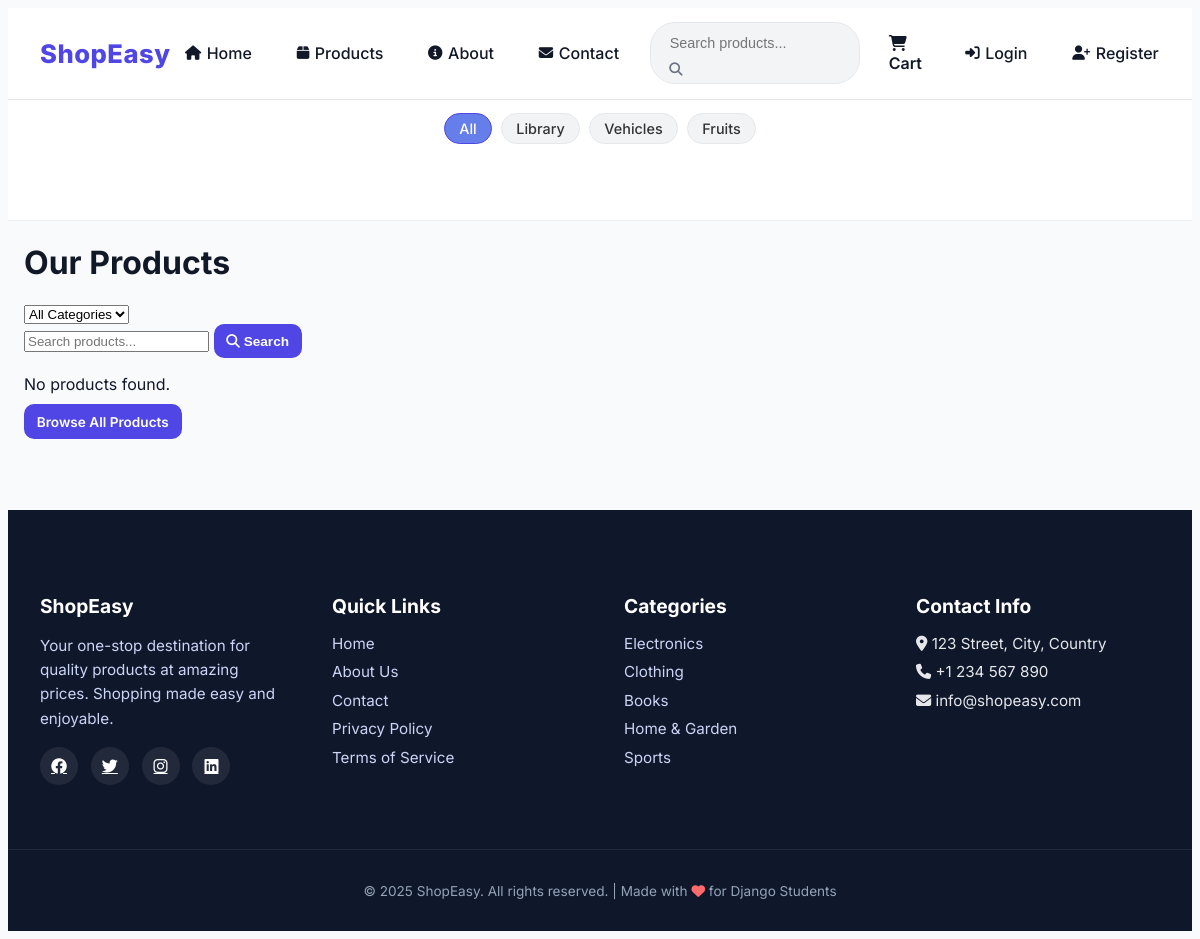
The app's page /category/4/ with its own data.
### myApp/models.py (models this page shows, shortened)
class Category(models.Model):
    name = models.CharField(max_length=100)
    description = models.TextField(blank=True, null=True)
    class Meta:
        verbose_name_plural = "Categories"

### myApp/views.py (the view)
# urls.py: path('category/<int:category_id>/', views.category_view, name='category'),
def category_view(request, category_id):
    category = get_object_or_404(Category, id=category_id)
    products = category.products.all()
    categories = Category.objects.all()
    return render(request, 'category.html', {
        'category': category,
        'products': products,
        'categories': categories
    })

### myApp/templates/category.html (shortened to what this page needs)
{% extends 'base.html' %}
{% load static %}
{% block content %}
<div class="container">
    <div class="products-header">
        <h1>Our Products</h1>
        <div class="filter-options">
            <form class="filter-form">
                <select name="category" onchange="this.form.submit()">
                    <option value="">All Categories</option>
                </select>
            </form>
        </div>
    </div>
    <div class="search-container">
        <form method="get" action="{% url 'products' %}" class="search-form">
            <input type="text" name="search" placeholder="Search products..." value="{{ search_query }}">
            <button type="submit" class="btn btn-primary">
                <i class="fas fa-search"></i> Search
            </button>
        </form>
    </div>
    <div class="products-grid">
        {% for product in products %}
        <div class="product-card">
            {% if product.image %}
            <img src="{{ product.image.url }}" alt="{{ product.name }}">
            {% else %}
            <div class="product-image-placeholder">
                <i class="fas fa-image"></i>
            </div>
            {% endif %}
            <h3>{{ product.name }}</h3>
            <p class="category">{{ product.category.name }}</p>
            <p class="price">${{ product.price }}</p>
            <div class="product-actions">
                <a href="{% url 'product_detail' product.id %}" class="btn btn-sm">View Details</a>
                {% if user.is_authenticated %}
                <a href="{% url 'add_to_cart' product.id %}" class="btn btn-sm btn-primary">Add to Cart</a>
                {% endif %}
            </div>
        </div>
        {% empty %}
        <div class="no-products">
            <p>No products found.</p>
            <a href="{% url 'products' %}" class="btn btn-primary">Browse All Products</a>
        </div>
        {% endfor %}
    </div>
</div>
{% endblock %}

### myApp/templates/base.html (shortened to what this page needs)
<!DOCTYPE html>
<html lang="en">
<head>
    {% load static %}
    <link rel="stylesheet" href="https://cdnjs.cloudflare.com/ajax/libs/font-awesome/6.4.0/css/all.min.css">
    <link rel="stylesheet" href="{% static 'css/style.css' %}">
</head>
<body>
    <nav class="navbar">
        <a href="{% url 'home' %}" class="logo">ShopEasy</a>
        <div class="nav-links">
            <a href="{% url 'home' %}" class="nav-link {% if request.path == '/' %}active{% endif %}">
                <i class="fas fa-home"></i> Home
            </a>
            <a href="{% url 'home' %}#products" class="nav-link">
    <i class="fas fa-box"></i> Products
</a>
            <a href="{% url 'about' %}" class="nav-link {% if request.path == '/about/' %}active{% endif %}">
                <i class="fas fa-info-circle"></i> About
            </a>
            <a href="{% url 'contact' %}" class="nav-link {% if request.path == '/contact/' %}active{% endif %}">
                <i class="fas fa-envelope"></i> Contact
            </a>
            <div class="search-box">
                <form action="{% url 'search_products' %}" method="get">
                    <input type="text" name="q" id="searchInput" placeholder="Search products...">
                    <button type="submit" class="search-btn"><i class="fas fa-search"></i></button>
                </form>
            </div>
            <a href="{% url 'cart' %}" class="cart-icon">
                <i class="fas fa-shopping-cart"></i> Cart
            </a>
            {% if user.is_authenticated %}
                <span class="user-greeting">
                    <i class="fas fa-user"></i> Hi, {{ user.username }}
                </span>
                <a href="{% url 'profile' %}" class="nav-link">
                    <i class="fas fa-user-circle"></i> Profile
                </a>
                <a href="{% url 'logout' %}" class="nav-link">
                    <i class="fas fa-sign-out-alt"></i> Logout
                </a>
            {% else %}
                <a href="{% url 'login' %}" class="nav-link">
                    <i class="fas fa-sign-in-alt"></i> Login
                </a>
                <a href="{% url 'register' %}" class="nav-link">
                    <i class="fas fa-user-plus"></i> Register
                </a>
            {% endif %}
        </div>
    </nav>
    {% if categories %}
<section class="top-categories">
    <div class="container">
        <div class="categories">
            <a href="{% url 'home' %}" class="category-tag active" data-category="all">
                All
            </a>
            {% for category in categories %}
                <a href="{% url 'category' category.id %}"
                   class="category-tag">
                    {{ category.name }}
                </a>
            {% endfor %}
        </div>
    </div>
</section>
{% endif %}
    <main>
        {% block content %}{% endblock %}
    </main>
    <footer>
        <div class="footer-content">
            <div class="footer-section">
                <h3>ShopEasy</h3>
                <p>Your one-stop destination for quality products at amazing prices. Shopping made easy and enjoyable.</p>
                <div class="social-icons">
                    <a href="#"><i class="fab fa-facebook"></i></a>
                    <a href="#"><i class="fab fa-twitter"></i></a>
                    <a href="#"><i class="fab fa-instagram"></i></a>
                    <a href="#"><i class="fab fa-linkedin"></i></a>
                </div>
            </div>
            <div class="footer-section">
                <h3>Quick Links</h3>
                <ul class="footer-links">
                    <li><a href="{% url 'home' %}">Home</a></li>
                    <li><a href="{% url 'about' %}">About Us</a></li>
                    <li><a href="{% url 'contact' %}">Contact</a></li>
                    <li><a href="#">Privacy Policy</a></li>
                    <li><a href="#">Terms of Service</a></li>
                </ul>
            </div>
            <div class="footer-section">
                <h3>Categories</h3>
                <ul class="footer-links">
                    <li><a href="#">Electronics</a></li>
                    <li><a href="#">Clothing</a></li>
                    <li><a href="#">Books</a></li>
                    <li><a href="#">Home & Garden</a></li>
                    <li><a href="#">Sports</a></li>
                </ul>
            </div>
            <div class="footer-section">
                <h3>Contact Info</h3>
                <ul class="footer-links">
                    <li><i class="fas fa-map-marker-alt"></i> 123 Street, City, Country</li>
                    <li><i class="fas fa-phone"></i> +1 234 567 890</li>
                    <li><i class="fas fa-envelope"></i> info@shopeasy.com</li>
                </ul>
            </div>
        </div>
        <div class="footer-bottom">
            <p>&copy; 2025 ShopEasy. All rights reserved. | Made with <i class="fas fa-heart" style="color: #ff6b6b;"></i> for Django Students</p>
        </div>
    </footer>
</body>
</html>

### myApp/static/css/style.css (style rules this page uses)
:root { --primary: #4f46e5; --secondary: #06b6d4; --dark: #111827; --gray: #6b7280; --light: #f9fafb; --shadow: 0 10px 25px rgba(0, 0, 0, 0.08); --transition: all 0.3s ease; }
body { background: var(--light); font-family: "Inter", system-ui, sans-serif; color: var(--dark); }
.container { max-width: 1200px; margin: auto; padding: 0 1rem; }
.categories { display: flex; flex-wrap: wrap; justify-content: center; gap: 0.8rem; margin-bottom: 4rem; }
.category-tag { padding: 0.6rem 1.4rem; border-radius: 25px; background: white; color: var(--gray); border: 1px solid #e5e7eb; text-decoration: none; font-weight: 500; transition: var(--transition); }
.category-tag:hover, .category-tag.active { background: var(--primary); color: white; border-color: var(--primary); }
.btn { flex: 1; padding: 0.6rem 0.8rem; border-radius: 10px; font-size: 0.85rem; font-weight: 600; text-align: center; text-decoration: none; transition: var(--transition); border: none; cursor: pointer; }
.btn-primary { background: var(--primary); color: white; }
.navbar { position: sticky; top: 0; z-index: 1000; background: rgba(255, 255, 255, 0.95); backdrop-filter: blur(12px); border-bottom: 1px solid #e5e7eb; display: flex; align-items: center; justify-content: space-between; padding: 0.9rem 2rem; }
.logo { font-size: 1.6rem; font-weight: 800; color: var(--primary); text-decoration: none; letter-spacing: 0.5px; }
.nav-links { display: flex; align-items: center; gap: 1rem; }
.nav-link { display: flex; align-items: center; gap: 0.35rem; padding: 0.5rem 0.9rem; border-radius: 10px; color: var(--dark); font-weight: 500; text-decoration: none; transition: var(--transition); }
.nav-link i { font-size: 0.9rem; }
.search-box { display: flex; align-items: center; background: #f3f4f6; border-radius: 25px; padding: 0.35rem 0.8rem; border: 1px solid #e5e7eb; }
.search-box input { border: none; background: transparent; outline: none; padding: 0.4rem; width: 170px; font-size: 0.9rem; }
.search-btn { border: none; background: none; cursor: pointer; color: var(--gray); }
.cart-icon { position: relative; font-weight: 600; color: var(--dark); text-decoration: none; padding: 0.5rem 0.8rem; border-radius: 10px; transition: var(--transition); }
footer { background: #0f172a; color: #e5e7eb; margin-top: 5rem; }
.footer-content { max-width: 1200px; margin: auto; padding: 4rem 2rem; display: grid; grid-template-columns: repeat(auto-fit, minmax(220px, 1fr)); gap: 3rem; }
.footer-section h3 { font-size: 1.2rem; margin-bottom: 1rem; color: white; }
.footer-section p { font-size: 0.95rem; line-height: 1.6; color: #cbd5f5; }
.footer-links { list-style: none; padding: 0; margin: 0; }
.footer-links li { margin-bottom: 0.6rem; font-size: 0.95rem; }
.footer-links a { color: #cbd5f5; text-decoration: none; transition: var(--transition); }
.social-icons { display: flex; gap: 0.8rem; margin-top: 1rem; }
.social-icons a { width: 38px; height: 38px; background: rgba(255, 255, 255, 0.08); display: flex; align-items: center; justify-content: center; border-radius: 50%; color: white; transition: var(--transition); }
.footer-bottom { text-align: center; padding: 1.2rem; border-top: 1px solid rgba(255, 255, 255, 0.08); font-size: 0.85rem; color: #94a3b8; }
.top-categories { background: #fff; border-bottom: 1px solid #eee; padding: 0.8rem 0; }
.categories { display: flex; gap: 0.6rem; flex-wrap: wrap; justify-content: center; }
.category-tag { padding: 6px 14px; border-radius: 20px; background: #f1f3f5; color: #333; font-size: 0.9rem; text-decoration: none; transition: all 0.2s ease; }
.category-tag:hover, .category-tag.active { background: #667eea; color: #fff; }

### records on screen
Category: name "Library"
Category: name "Vehicles"
Category: name "Fruits"
